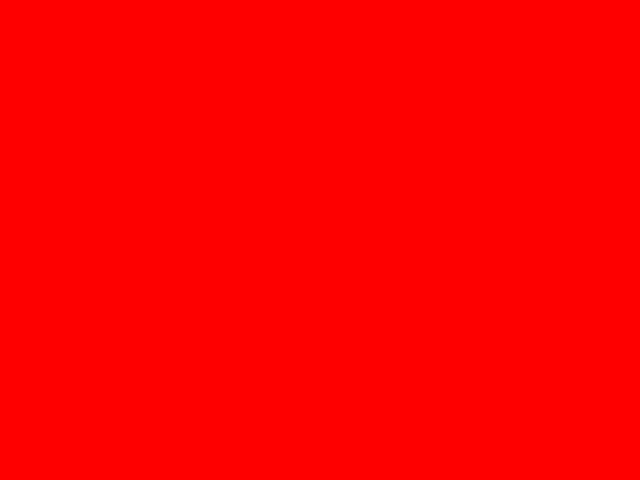
Frame 1 (no input)
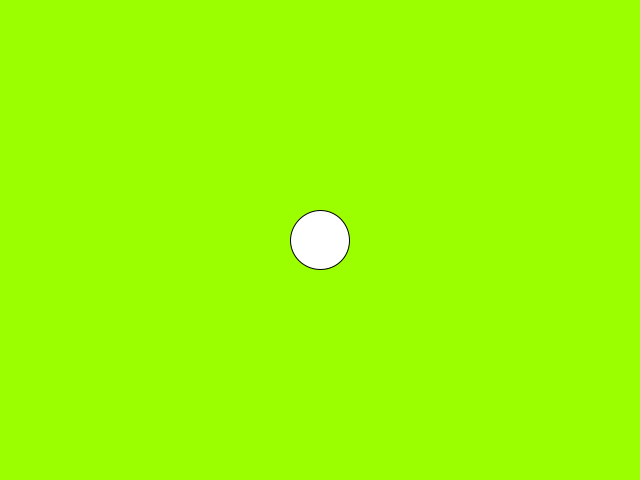
Frame 60 (the mouse pressed at the canvas centre just before this capture)
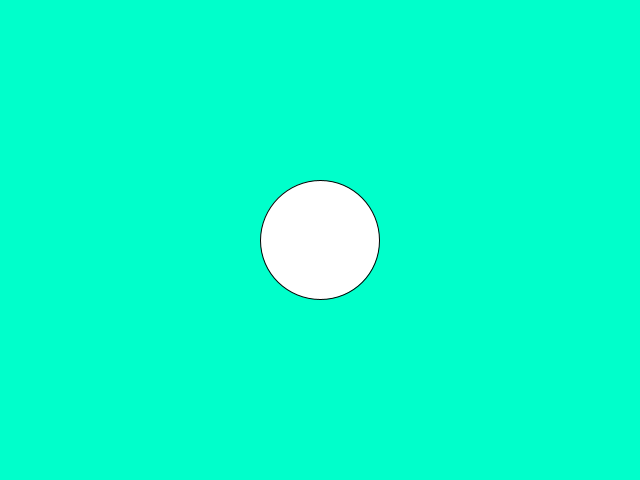
Frame 120 (the mouse held since frame 60 and released just before this capture)

The Processing sketch that drew these frames (run headless with seeded random() and noise(); from frame 60 on, the mouse is pressed at the canvas centre):

// Processing sketch: processing_47888
// ── processing_47888.pde

int c,f;
void setup() {
  size(640,480);
  c=0;
  f=255;
  colorMode(HSB);
}
void draw() {
  background(color(c,f,f));
  ellipse(320,240,c,c);
  c=(c++>255)?0:c;
}

                
                                
